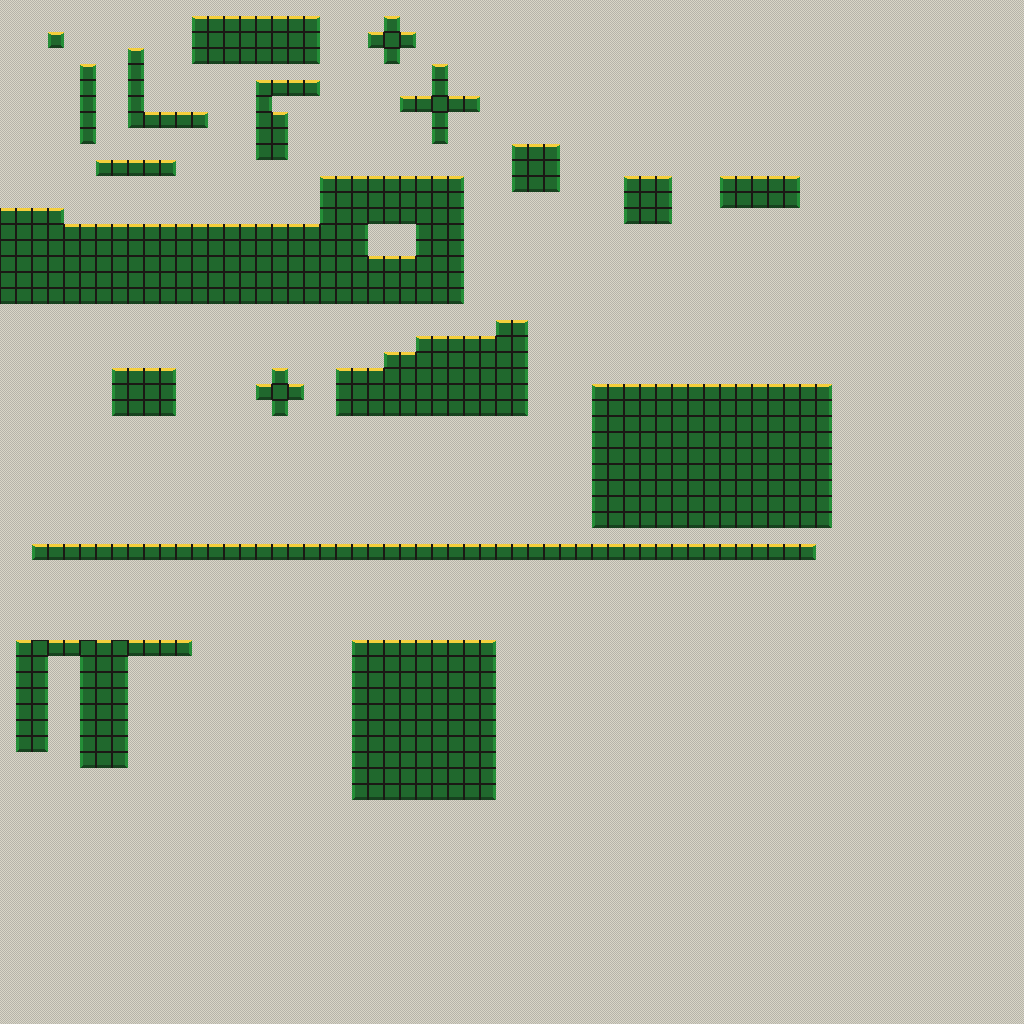

Below is a game level as drawn by its tile map, then a one-line description and the .tmx that defines it (tile-layer data replaced by summaries):
An orthogonal 64x64 tile map with 16x16 px tiles, 2 tile layers (mapa, terreno).

<map version="1.10" tiledversion="1.11.0" orientation="orthogonal" renderorder="right-down" width="64" height="64" tilewidth="16" tileheight="16" infinite="0" nextlayerid="3" nextobjectid="1">
 <properties>
  <property name="DeleteFiles" type="bool" value="true" />
 </properties>
 <tileset firstgid="1" source="tiles teste.tsx" />
 <layer id="1" name="mapa" width="64" height="64">
  <data>[4096 cells, 4096 non-empty, 2 distinct tile ids]</data>
 </layer>
 <layer id="2" name="terreno" width="64" height="64">
  <data>[4096 cells, 656 non-empty, 20 distinct tile ids]</data>
 </layer>
</map>
